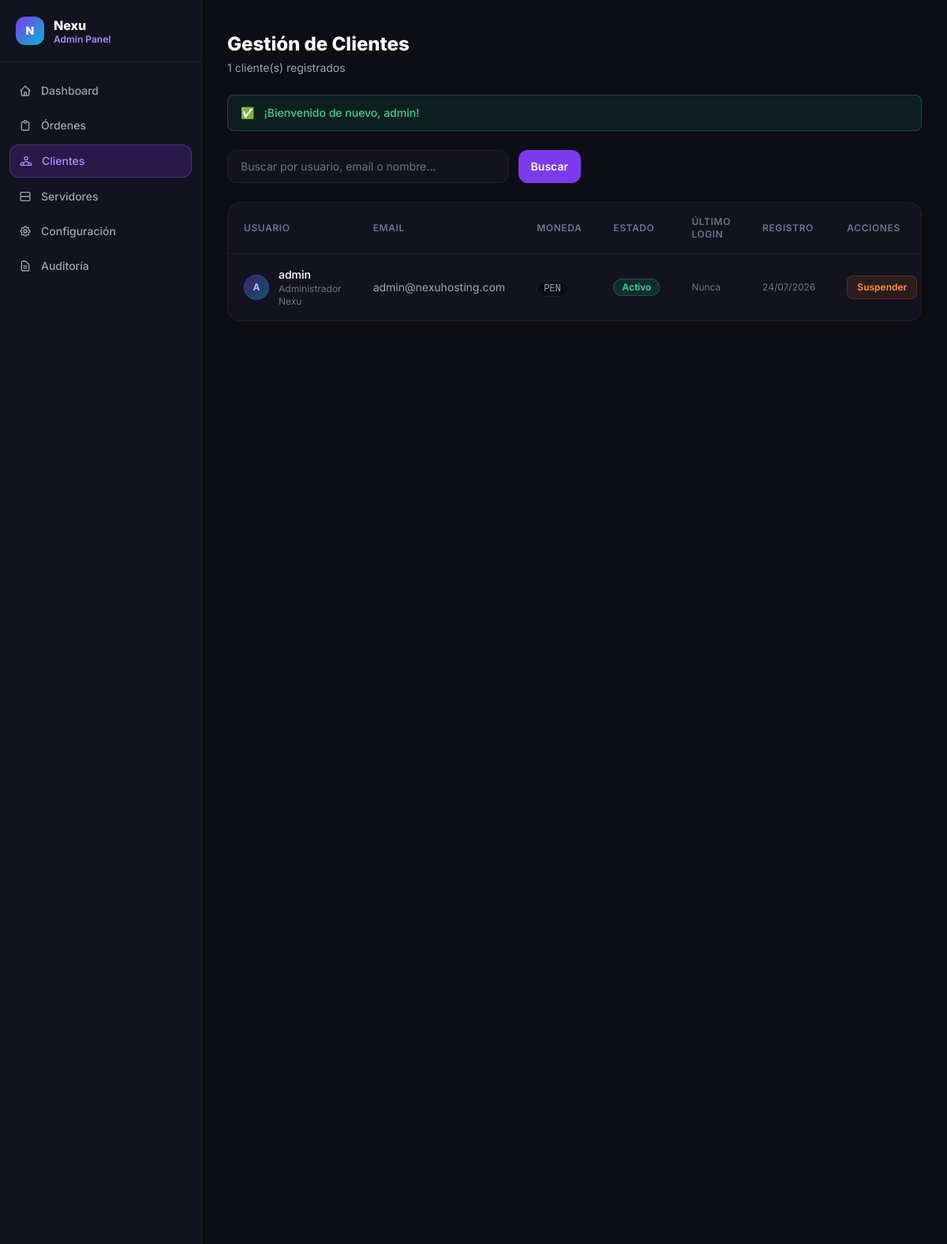
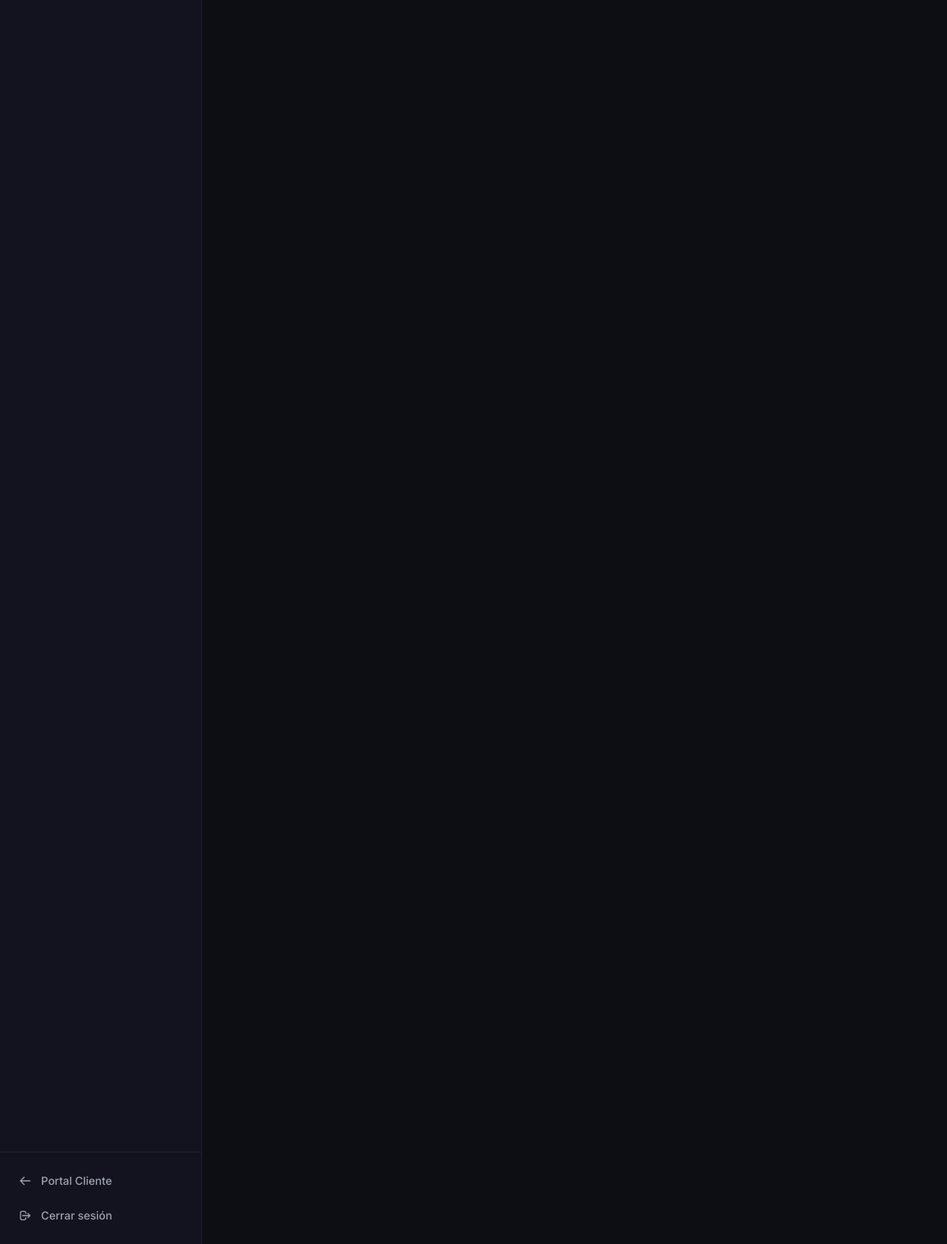
The app's page /admin/clients.php (signed in) with its own data (2 pictures, top to bottom).
### tables this page shows
CREATE TABLE `users` (
  `id`               INT UNSIGNED      NOT NULL AUTO_INCREMENT,
  `username`         VARCHAR(50)       NOT NULL UNIQUE,
  `email`            VARCHAR(100)      NOT NULL UNIQUE,
  `password`         VARCHAR(255)      NOT NULL COMMENT 'Argon2ID o bcrypt via password_hash()',
  `full_name`        VARCHAR(150)      DEFAULT NULL,
  `phone`            VARCHAR(25)       DEFAULT NULL,
  `country`          VARCHAR(60)       DEFAULT NULL,
  `avatar_url`       VARCHAR(500)      DEFAULT NULL,
  `role`             ENUM('admin','client')           NOT NULL DEFAULT 'client',
  `status`           ENUM('active','suspended','banned') NOT NULL DEFAULT 'active',
   
  `google_id`        VARCHAR(100)      DEFAULT NULL UNIQUE,
  `discord_id`       VARCHAR(100)      DEFAULT NULL UNIQUE,
  `oauth_provider`   VARCHAR(20)       DEFAULT NULL COMMENT 'google|discord|local',
   
  `email_verified`   TINYINT(1)        NOT NULL DEFAULT 0,
  `email_verify_token` VARCHAR(64)     DEFAULT NULL,
  `two_fa_secret`    VARCHAR(64)       DEFAULT NULL,
  `two_fa_enabled`   TINYINT(1)        NOT NULL DEFAULT 0,
   
  `login_attempts`   TINYINT UNSIGNED  NOT NULL DEFAULT 0,
  `locked_until`     DATETIME          DEFAULT NULL,
   
  `preferred_currency` ENUM('PEN','USD','EUR') NOT NULL DEFAULT 'PEN',
  `language`         VARCHAR(5)        NOT NULL DEFAULT 'es',
  `balance`          DECIMAL(10,2)     NOT NULL DEFAULT 0.00 COMMENT 'Crédito en cuenta',
   
  `created_at`       TIMESTAMP         NOT NULL DEFAULT CURRENT_TIMESTAMP,
  `updated_at`       TIMESTAMP         NOT NULL DEFAULT CURRENT_TIMESTAMP ON UPDATE CURRENT_TIMESTAMP,
  `last_login_at`    DATETIME          DEFAULT NULL,
  `last_login_ip`    VARCHAR(45)       DEFAULT NULL,
  PRIMARY KEY (`id`),
  INDEX `idx_email` (`email`),
  INDEX `idx_role_status` (`role`, `status`)
);

### config/bootstrap.php (called while the page is built, shortened)
<?php
require_once __DIR__ . '/database.php';
spl_autoload_register(function (string $class): void {
    $base   = dirname(__DIR__);
    $paths  = [
        $base . '/models/'      . $class . '.php',
        $base . '/controllers/' . $class . '.php',
        $base . '/helpers/'     . $class . '.php',
    ];
    foreach ($paths as $file) {
        if (file_exists($file)) {
            return;
        }
    }
});
require_once dirname(__DIR__) . '/helpers/functions.php';

### config/database.php (called while the page is built, shortened)
<?php
class Database
{
    private static ?PDO $instance = null;
    public static function getInstance(): PDO
    {
        if (self::$instance === null) {
            $dsn = sprintf(
                'mysql:host=%s;port=%s;dbname=%s;charset=%s',
                DB_HOST, DB_PORT, DB_NAME, DB_CHARSET
            );
            $options = [
                PDO::ATTR_ERRMODE            => PDO::ERRMODE_EXCEPTION,
                PDO::ATTR_DEFAULT_FETCH_MODE => PDO::FETCH_ASSOC,
                PDO::ATTR_EMULATE_PREPARES   => false,
                PDO::ATTR_PERSISTENT         => false,
                PDO::MYSQL_ATTR_INIT_COMMAND => "SET NAMES utf8mb4 COLLATE utf8mb4_unicode_ci",
            ];
            try {
                self::$instance = new PDO($dsn, DB_USER, DB_PASS, $options);
            } catch (PDOException $e) {
                error_log('[NEXU DB ERROR] ' . $e->getMessage());
                if (APP_DEBUG) {
                    throw $e;
                }
                http_response_code(503);
                die('El servicio no está disponible temporalmente. Por favor intenta más tarde.');
            }
        }
        return self::$instance;
    }
    public static function pdo(): PDO
    {
        return self::getInstance();
    }
}
function db(): PDO
{
    return Database::pdo();
}

### controllers/AdminController.php (called while the page is built, shortened)
<?php
class AdminController
{
    private UserModel   $users;
    public function __construct()
    {
        $this->users   = new UserModel();
    }
    public function getClients(int $page = 1, string $search = ''): array
    {
        $perPage = 25;
        $total   = $this->users->countAll($search);
        $pag     = paginate($total, $perPage, $page);
        return [
            'users'      => $this->users->getAll($perPage, $pag['offset'], $search),
            'pagination' => $pag,
            'search'     => $search,
        ];
    }
}

### models/UserModel.php (called while the page is built, shortened)
<?php
class UserModel
{
    private PDO $pdo;
    public function __construct()
    {
        $this->pdo = db();
    }
    public function getAll(int $limit = 100, int $offset = 0, string $search = ''): array
    {
        $sql    = "SELECT id, username, email, full_name, role, status, created_at, last_login_at, preferred_currency FROM users";
        $params = [];
        $sql .= " ORDER BY created_at DESC LIMIT ? OFFSET ?";
        $params[] = $limit;
        $params[] = $offset;
        $stmt = $this->pdo->prepare($sql);
        $stmt->execute($params);
        return $stmt->fetchAll();
    }
    public function countAll(string $search = ''): int
    {
        $sql    = "SELECT COUNT(*) FROM users";
        $params = [];
        $stmt = $this->pdo->prepare($sql);
        $stmt->execute($params);
        return (int)$stmt->fetchColumn();
    }
}

### admin/clients.php (the view, shortened to what this page needs)
<?php
require_once dirname(__DIR__) . '/config/bootstrap.php';
$ctrl   = new AdminController();
$search = sanitize($_GET['q']    ?? '');
$page   = max(1, (int)($_GET['page'] ?? 1));
$data   = $ctrl->getClients($page, $search);
?>
<?php require_once dirname(__DIR__) . '/views/partials/head.php'; ?>
<div class="min-h-screen flex">
<?php require_once __DIR__ . '/partials/sidebar.php'; ?>
<main class="flex-1 min-w-0 pt-4 pb-12 px-4 sm:px-8 ml-0 lg:ml-64">
  <div class="max-w-7xl mx-auto">
    <div class="flex items-center justify-between py-6 animate-fade-in">
      <div>
        <h1 class="text-2xl font-extrabold text-white">Gestión de Clientes</h1>
        <p class="text-gray-400 text-sm mt-1"><?= $data['pagination']['total'] ?> cliente(s) registrados</p>
      </div>
    </div>
    <div data-flash><?= renderFlash() ?></div>
    <form method="GET" class="mb-6">
      <div class="flex gap-3 max-w-md">
        <input type="text" name="q" value="<?= e($search) ?>" placeholder="Buscar por usuario, email o nombre..."
               class="flex-1 px-4 py-2.5 rounded-xl bg-surface-card border border-surface-border text-white placeholder-gray-500 text-sm
                      focus:outline-none focus:border-brand-500 focus:ring-2 focus:ring-brand-500/20 transition-all">
        <button type="submit"
                class="px-4 py-2.5 rounded-xl bg-brand-600 text-white text-sm font-semibold hover:bg-brand-500 transition-colors">
          Buscar
        </button>
      </div>
    </form>
    <div class="bg-surface-card border border-surface-border rounded-2xl overflow-hidden">
      <div class="overflow-x-auto">
        <table class="w-full text-sm">
          <thead>
            <tr class="border-b border-surface-border">
              <th class="text-left px-5 py-4 text-xs text-gray-500 font-semibold uppercase tracking-wider">Usuario</th>
              <th class="text-left px-5 py-4 text-xs text-gray-500 font-semibold uppercase tracking-wider">Email</th>
              <th class="text-left px-5 py-4 text-xs text-gray-500 font-semibold uppercase tracking-wider">Moneda</th>
              <th class="text-left px-5 py-4 text-xs text-gray-500 font-semibold uppercase tracking-wider">Estado</th>
              <th class="text-left px-5 py-4 text-xs text-gray-500 font-semibold uppercase tracking-wider">Último login</th>
              <th class="text-left px-5 py-4 text-xs text-gray-500 font-semibold uppercase tracking-wider">Registro</th>
              <th class="text-left px-5 py-4 text-xs text-gray-500 font-semibold uppercase tracking-wider">Acciones</th>
            </tr>
          </thead>
          <tbody class="divide-y divide-surface-border">
            <?php foreach ($data['users'] as $u): ?>
            <tr class="hover:bg-surface-hover transition-colors group">
              <td class="px-5 py-4">
                <div class="flex items-center gap-3">
                  <div class="w-8 h-8 rounded-full bg-gradient-to-br from-brand-600/40 to-cyan-500/40 border border-brand-500/20 flex items-center justify-center text-xs font-bold text-brand-300 flex-shrink-0">
                    <?= mb_strtoupper(mb_substr($u['username'], 0, 1)) ?>
                  </div>
                  <div>
                    <p class="font-medium text-white"><?= e($u['username']) ?></p>
                    <?php if ($u['full_name']): ?>
                    <p class="text-xs text-gray-500"><?= e($u['full_name']) ?></p>
                    <?php endif; ?>
                  </div>
                </div>
              </td>
              <td class="px-5 py-4 text-gray-400"><?= e($u['email']) ?></td>
              <td class="px-5 py-4">
                <span class="px-2 py-0.5 rounded-full bg-surface border border-surface-border text-xs text-gray-400 font-mono">
                  <?= e($u['preferred_currency']) ?>
                </span>
              </td>
              <td class="px-5 py-4"><?= statusBadge($u['status']) ?></td>
              <td class="px-5 py-4 text-gray-500 text-xs">
                <?= $u['last_login_at'] ? timeAgo($u['last_login_at']) : 'Nunca' ?>
              </td>
              <td class="px-5 py-4 text-gray-500 text-xs"><?= formatDate($u['created_at']) ?></td>
              <td class="px-5 py-4">
                <div class="flex items-center gap-2">
                  <?php if ($u['status'] === 'active'): ?>
                  <form method="POST" action="/admin/actions/suspend_client.php">
                    <button type="submit"
                            class="px-3 py-1.5 rounded-lg bg-orange-500/10 border border-orange-500/20 text-orange-400 text-xs font-semibold hover:bg-orange-500/20 transition-colors"
                            onclick="return confirm('¿Suspender la cuenta de <?= e($u['username']) ?>?')">
                      Suspender
                    </button>
                  </form>
                  <?php endif; ?>
                </div>
              </td>
            </tr>
            <?php endforeach; ?>
          </tbody>
        </table>
      </div>
    </div>
  </div>
</main>
</div>
<?php require_once dirname(__DIR__) . '/views/partials/footer.php'; ?>

### helpers/functions.php (shortened to what this page needs)
<?php
function e(?string $v): string
{
    return htmlspecialchars((string)($v ?? ''), ENT_QUOTES | ENT_SUBSTITUTE, 'UTF-8');
}
function sanitize(string $v): string
{
    return trim(strip_tags($v));
}
function getFlash(): ?array
{
    $flash = [
        'message' => $_SESSION['flash_message'],
        'type'    => $_SESSION['flash_type'] ?? 'info',
    ];
    return $flash;
}
function renderFlash(): string
{
    $flash = getFlash();
    $icons = [
        'success' => '✅',
        'danger'  => '❌',
        'warning' => '⚠️',
        'info'    => 'ℹ️',
    ];
    $colors = [
        'success' => 'bg-emerald-500/10 border-emerald-500/30 text-emerald-400',
        'danger'  => 'bg-red-500/10 border-red-500/30 text-red-400',
        'warning' => 'bg-yellow-500/10 border-yellow-500/30 text-yellow-400',
        'info'    => 'bg-blue-500/10 border-blue-500/30 text-blue-400',
    ];
    $t  = $flash['type'];
    $ic = $icons[$t]  ?? 'ℹ️';
    $cl = $colors[$t] ?? $colors['info'];
    return sprintf(
        '<div class="flex items-center gap-3 px-4 py-3 mb-6 rounded-lg border %s text-sm font-medium animate-fade-in" role="alert">
           <span>%s</span><span>%s</span>
         </div>',
        $cl, $ic, e($flash['message'])
    );
}
function isLoggedIn(): bool
{
    return !empty($_SESSION['user_id']);
}
function isAdmin(): bool
{
    return isLoggedIn() && ($_SESSION['user_role'] ?? '') === 'admin';
}
function formatDate(string $datetime, string $format = 'd/m/Y'): string
{
    return date($format, strtotime($datetime));
}
function statusBadge(string $status): string
{
    $map = [
        'pending'     => ['Pendiente',    'bg-yellow-500/15 text-yellow-400 border-yellow-500/30'],
        'verified'    => ['Verificado',   'bg-emerald-500/15 text-emerald-400 border-emerald-500/30'],
        'rejected'    => ['Rechazado',    'bg-red-500/15 text-red-400 border-red-500/30'],
        'refunded'    => ['Reembolsado',  'bg-purple-500/15 text-purple-400 border-purple-500/30'],
        'active'      => ['Activo',       'bg-emerald-500/15 text-emerald-400 border-emerald-500/30'],
        'suspended'   => ['Suspendido',   'bg-orange-500/15 text-orange-400 border-orange-500/30'],
        'terminated'  => ['Terminado',    'bg-red-500/15 text-red-400 border-red-500/30'],
        'installing'  => ['Instalando',   'bg-blue-500/15 text-blue-400 border-blue-500/30'],
        'operational' => ['Operacional',  'bg-emerald-500/15 text-emerald-400 border-emerald-500/30'],
        'degraded'    => ['Degradado',    'bg-yellow-500/15 text-yellow-400 border-yellow-500/30'],
        'maintenance' => ['Mantenimiento','bg-blue-500/15 text-blue-400 border-blue-500/30'],
        'outage'      => ['Caído',        'bg-red-500/15 text-red-400 border-red-500/30'],
    ];
    [$label, $classes] = $map[$status] ?? [ucfirst($status), 'bg-gray-500/15 text-gray-400 border-gray-500/30'];
    return sprintf(
        '<span class="inline-flex items-center px-2.5 py-0.5 rounded-full text-xs font-semibold border %s">%s</span>',
        $classes, $label
    );
}
function paginate(int $total, int $perPage, int $currentPage): array
{
    $totalPages  = max(1, (int) ceil($total / $perPage));
    $currentPage = max(1, min($currentPage, $totalPages));
    $offset      = ($currentPage - 1) * $perPage;
    return [
        'total'        => $total,
        'per_page'     => $perPage,
        'current_page' => $currentPage,
        'total_pages'  => $totalPages,
        'offset'       => $offset,
        'has_prev'     => $currentPage > 1,
        'has_next'     => $currentPage < $totalPages,
    ];
}

### views/partials/head.php (style rules this page uses)
body { background:#0d0d14;color:#f3f4f6;font-family:'Inter',sans-serif }

### records on screen
users: username "A", username "admin", full_name "Administrador Nexu", email "admin@nexuhosting.com", preferred_currency "PEN", shows "Nunca", created_at "24/07/2026"

### other values on screen
$item['label'] "Dashboard"
$item['label'] "Órdenes"
$item['label'] "Clientes"
$item['label'] "Servidores"
$item['label'] "Configuración"
$item['label'] "Auditoría"
$data['pagination']['total'] "1"
$ic "✅"
$flash['message'] "¡Bienvenido de nuevo, admin!"
